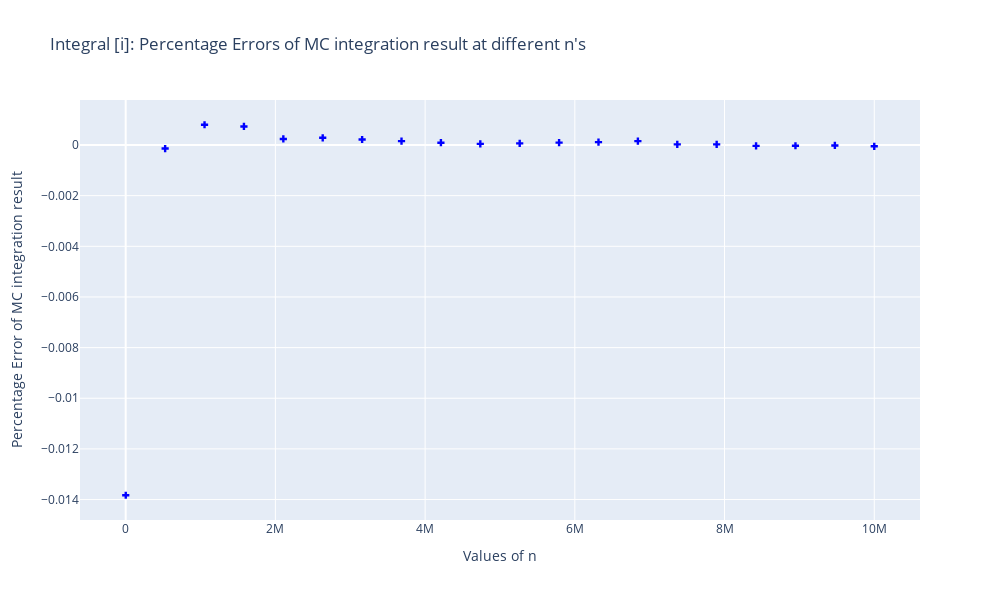

Write notebook code for a chart like this one.
### Code cell
# Plot the final percentage errors at different n's - Integral i
fig = px.scatter(
    errors, x='n', y='Error i Percentage', 
    labels={'n': 'Values of n', 'Error i Percentage': 
            'Percentage Error of MC integration result'},
    title="Integral [i]: Percentage Errors of MC integration result at different n's"
     ).update_traces(mode='markers', marker=dict(symbol='cross', color='blue'))
fig.show()

### Figure 1 — Plotly figure (JSON) as saved in the notebook; plotly's stock layout.template omitted (floating-point values rounded to 4 significant figures)
{"data": [{"hovertemplate": "Values of n=%{x}<br>Percentage Error of MC integration result=%{y}<extra></extra>", "legendgroup": "", "marker": {"color": "blue", "symbol": "cross"}, "mode": "markers", "name": "", "orientation": "v", "showlegend": false, "type": "scatter", "x": [1000, 527263, 1053526, 1579789, 2106052, 2632315, 3158578, 3684842, 4211105, 4737368, 5263631, 5789894, 6316157, 6842421, 7368684, 7894947, 8421210, 8947473, 9473736, 10000000], "xaxis": "x", "y": [-0.01383, -0.0001409, 0.0007995, 0.0007332, 0.000238, 0.0002838, 0.0002161, 0.0001533, 9.059e-05, 4.261e-05, 6.499e-05, 9.494e-05, 0.000112, 0.0001514, 2.353e-05, 2.325e-05, -3.304e-05, -2.935e-05, -1.771e-05, -5.228e-05], "yaxis": "y"}], "layout": {"height": 600, "legend": {"tracegroupgap": 0}, "title": {"text": "Integral [i]: Percentage Errors of MC integration result at different n's"}, "width": 1000, "xaxis": {"anchor": "y", "domain": [0, 1], "title": {"text": "Values of n"}}, "yaxis": {"anchor": "x", "domain": [0, 1], "title": {"text": "Percentage Error of MC integration result"}}}}
